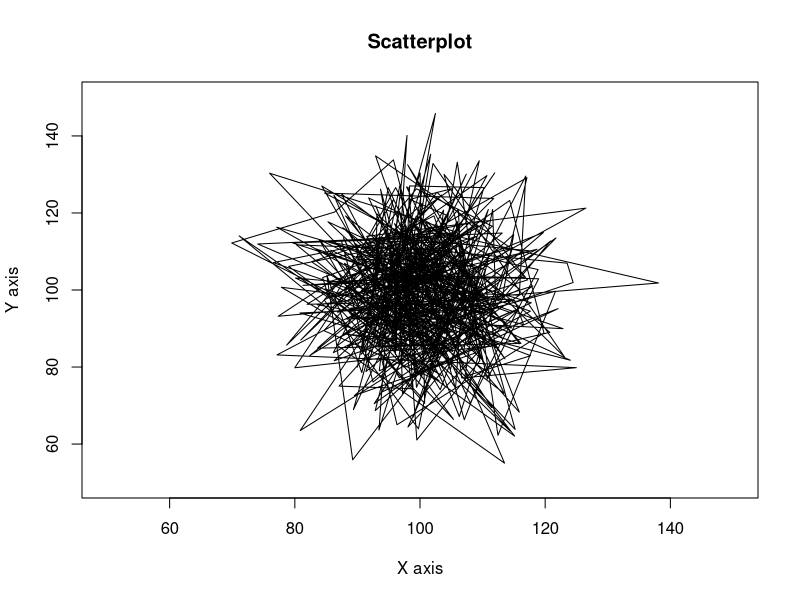
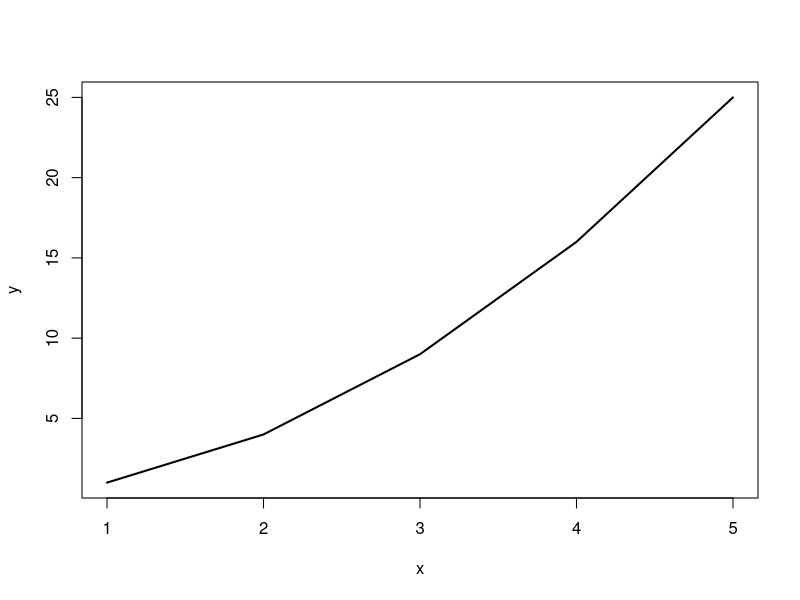
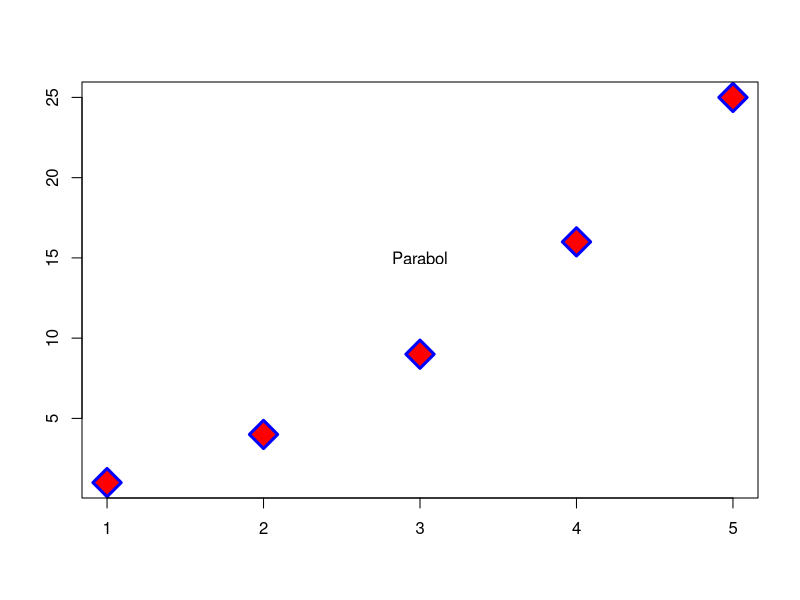
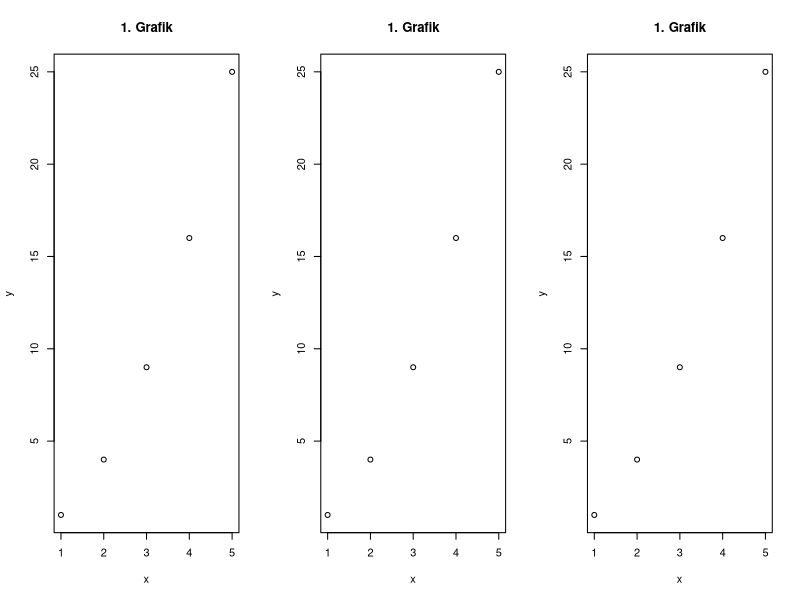
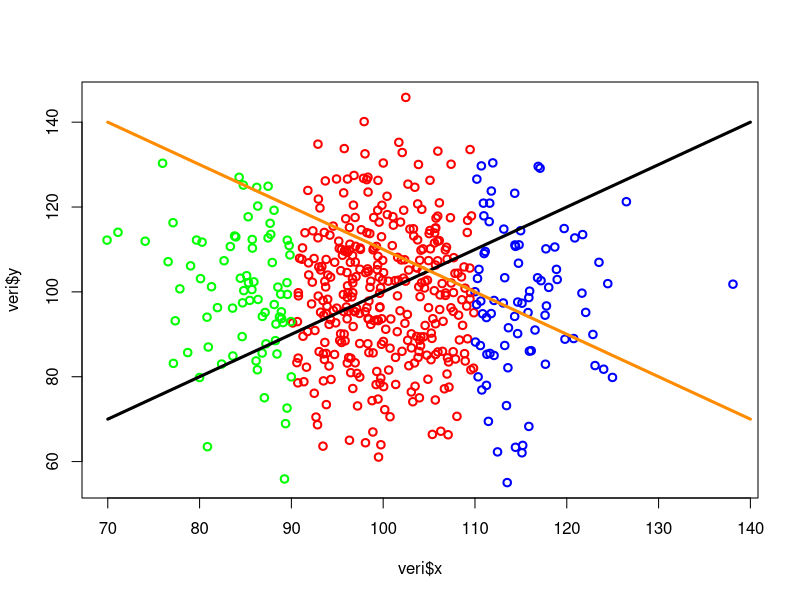

Write the R code that produced these figures, in order.
# Uygulamalı İstatistik Dersi 2025-2026
# 3 Ekim 2025 | 3. Hafta

# Ek Kaynaklar
# - https://r-coder.com/plot-r/

# Her çalıştırmada aynı rastgele sayıları üretmesi için:
set.seed(1)

# Rastgele 500 tane sayı üret:
# help("rnorm")
x <- rnorm(500, 100, 10)
y <- rnorm(500, 100, 15)

# help("plot")
plot(
    x, # x eksenindeki değerler
    y, # y eksenindeki değerler
    main = "Scatterplot", # Başlık
    xlab="X axis", # x ekseninin adı
    ylab="Y axis", # y ekseninin adı
    xlim=c(50,150), # x ekseninin sınırları
    ylim=c(50,150), # y ekseninin sınırları
    type="l"
)

# 1'den 5'e kadar sayılar ve kareleri
x <- 1:5
y <- x^2

# Çizgi grafiği
plot(
    x,
    y,
    type="l",
    lwd=2
)

# Varsayılan nokta grafiği
plot(
    x,
    y,
    pch = 23,     # ikon tipi
    # pch = c("⚪", "🔴", "🔵", "🟡", "🟣")
    bg = "red",   # Arka plan rengi
    col = "blue", # Sütun rengi
    cex = 3,      # Sembol boyutu
    lwd = 3,      # Kenar genişliği
    ann= FALSE    # başlık ve etiketleri kaldır
)
text(3,15, "Parabol")


# Bir çıktıya 3 grafik ekle
par(mfrow=c(1,3)) # 1 satır 3 sütun
plot(x, y, main="1. Grafik")
plot(x, y, main="1. Grafik")
plot(x, y, main="1. Grafik")
par(mfrow=c(1,1)) # Tek grafiğe geri dön

#
#
#
#
#

# Her çalıştırmada aynı rastgele sayıları üretmesi için:
set.seed(1)

# Rastgele 500 tane sayı üret:
# help("rnorm")
x <- rnorm(500, 100, 10)
y <- rnorm(500, 100, 15)
# Veri çerçevesi oluştur ve farklı renklerde göster
grup <- ifelse(x<90, "mavi", ifelse(x>110, "yeşil", "kırmızı"))
veri <- data.frame(x, y, gr=factor(grup))
gr=factor(grup)
colors <- c("red", "green", "blue")
plot(
    veri$x, 
    veri$y,
    col=colors[veri$gr],
    pch=21, # ikon tipi
    lwd=2,  # kenar kalınlığı
)

lines(
    70:140,     # x ekseni
    70:140,     # y ekseni
    lwd=3,      # çizgi kalınlığı
    col="black" # çizgi rengi
)
lines(
    140:70,           # x ekseni
    70:140,           # y ekseni
    lwd=3,            # çizgi kalınlığı
    col="dark orange" # çizgi rengi
)
